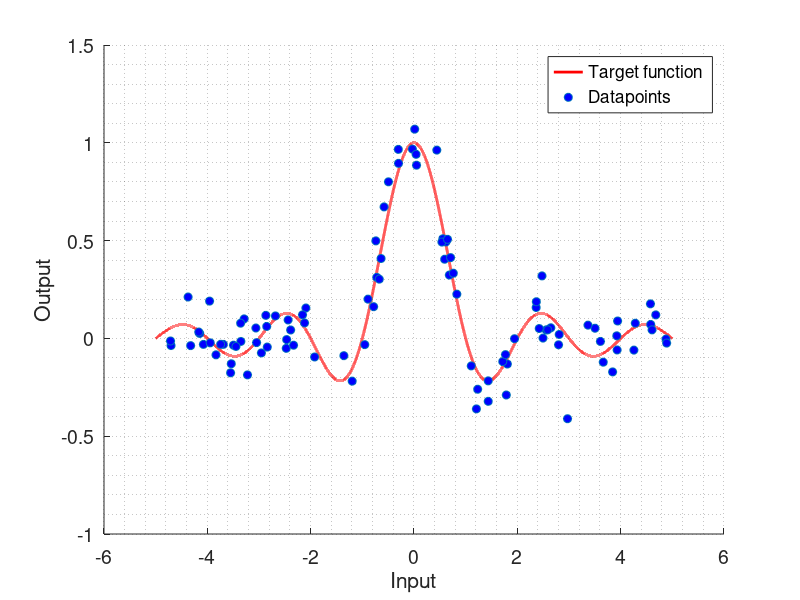

MATLAB code for this plot:
clc;
clear;
close all;

%%%%%%%%%%%%%%%%%%%%%%%%%%%%%%%%%%%%%%%%%%%%%%%%%%%%%%%%%%%%%%%%%%%%%%%%%%%
%%                                                                       %%
%%                      Artificial Dataset 1                             %%
%%                                                                       %%   
%%%%%%%%%%%%%%%%%%%%%%%%%%%%%%%%%%%%%%%%%%%%%%%%%%%%%%%%%%%%%%%%%%%%%%%%%%%

%% Constants definition
n               = 100;       % Number of datapoints 
variance        = 0.01;    % Gaussian noise variance
pOutliers       = 0;     % Proportion of outliers

%% Generating real function
% X interval
x = -5:0.0001:5;
% Output values
y = sinc(x);

%% Selecting N random datapoints (Uniform)
r           = randi([1 length(x)],1,n);           % random points selection
xDataset    = x(r)';                       % selected inputs
yDataset    = y(r)';                       % selected outputs (noise will be added)
yRefDataset = yDataset;                 % selected outputs reference value


%% Adding noise to outputs
% Gaussian noise
std      = sqrt(variance);
yDataset = yDataset + std*randn(n,1);

%% Adding outliers
uOutliersIntensity  = (max(y) - min(y))+ 0.2*(max(y) - min(y));
rOutliers           = randi([1 length(xDataset)],round(n*pOutliers),1);
yDataset(rOutliers) = uOutliersIntensity*(rand(round(n*pOutliers),1)-0.5) + median(y);

%% Plotting generated dataset
figure('Name', 'Artificial dataset 1')
hold on;
grid minor;
set(gca,'FontSize', 14);
plot(x,y, 'r', 'LineWidth', 2);
plot(xDataset, yDataset, 'o', 'MarkerFaceColor', 'b');
xlabel('Input')
ylabel('Output')
legend('Target function', 'Datapoints');

%% Storing in struct and saving
field1 = 'function';
value1 = '@(x)sinc(x)';

field2 = 'numPoints';
value2 = n;

field3 = 'inputs';
value3 = xDataset;

field4 = 'outputs';
value4 = yDataset;

field5 = 'referenceOutputs';
value5 = yRefDataset;

field6 = 'minInput';
value6 = min(x);

field7 = 'maxInput';
value7 = max(x);

field8 = 'name';
value8 = 'sinc';

Dataset = struct(field1, value1, field2, value2, field3, value3,...
                    field4, value4, field5, value5, field6, value6,...
                    field7, value7, field8, value8);

save('../datasets/dataset_sinc', 'Dataset');
